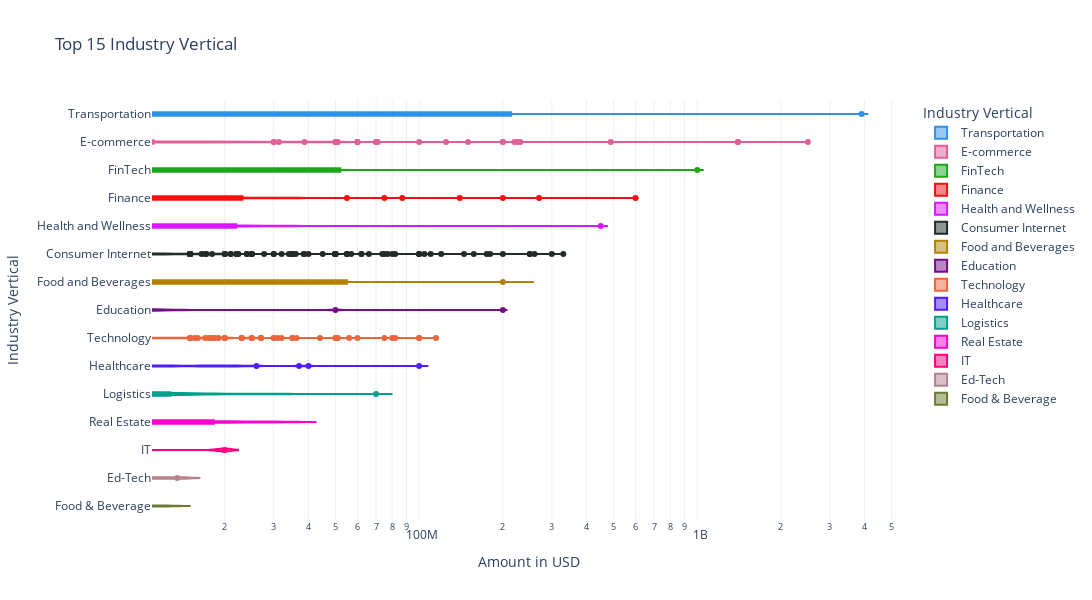

Notebook code cell kept with this figure:
### Code cell
# violin plot
fig = px.violin(df_top_industry_vertical, x="Amount in USD", y="Industry Vertical", color="Industry Vertical", hover_name="Startup Name", log_x=True, box=True,
             width=1100, height=600, title="Top 15 Industry Vertical", labels={"Amount in USD": "Amount in USD", "Industry Vertical": "Industry Vertical"}
             ,color_discrete_sequence=px.colors.qualitative.Dark24, template='plotly_white')
fig.show()

### Figure 1 — Plotly figure (JSON) as saved in the notebook; plotly's stock layout.template omitted (floating-point values rounded to 4 significant figures; data arrays with more than 128 entries replaced by an {"elided": "..."} marker saying what was removed)
{"data": [{"alignmentgroup": "True", "box": {"visible": true}, "hovertemplate": "<b>%{hovertext}</b><br><br>Industry Vertical=%{y}<br>Amount in USD=%{x}<extra></extra>", "hovertext": ["Rapido Bike Taxi", "Vogo Automotive", "Shuttl", "Patel Logistics", "Shuttl", "Vogo Automotive Pvt. Ltd.", "eBikeGo"], "legendgroup": "Transportation", "marker": {"color": "#2E91E5"}, "name": "Transportation", "offsetgroup": "Transportation", "orientation": "h", "scalegroup": "True", "showlegend": true, "type": "violin", "x": [3900000000, 283000000, 8048394, 5600000, 5000000, 3584000, 300000], "x0": " ", "xaxis": "x", "y": ["Transportation", "Transportation", "Transportation", "Transportation", "Transportation", "Transportation", "Transportation"], "y0": " ", "yaxis": "y"}, {"alignmentgroup": "True", "box": {"visible": true}, "hovertemplate": "<b>%{hovertext}</b><br><br>Industry Vertical=%{y}<br>Amount in USD=%{x}<extra></extra>", "hovertext": {"elided": "300 str values"}, "legendgroup": "E-commerce", "marker": {"color": "#E15F99"}, "name": "E-commerce", "offsetgroup": "E-commerce", "orientation": "h", "scalegroup": "True", "showlegend": true, "type": "violin", "x": {"elided": "300 int values"}, "x0": " ", "xaxis": "x", "y": {"elided": "300 str values"}, "y0": " ", "yaxis": "y"}, {"alignmentgroup": "True", "box": {"visible": true}, "hovertemplate": "<b>%{hovertext}</b><br><br>Industry Vertical=%{y}<br>Amount in USD=%{x}<extra></extra>", "hovertext": ["Paytm", "Tala", "Biz2Credit", "Aye Finance", "OkCredit", "INDwealth", "FPL Technologies", "Setu", "Cashflo", "wealthbucket"], "legendgroup": "FinTech", "marker": {"color": "#1CA71C"}, "name": "FinTech", "offsetgroup": "FinTech", "orientation": "h", "scalegroup": "True", "showlegend": true, "type": "violin", "x": [1000000000, 110000000, 52000000, 17411265, 15500000, 15000000, 4500000, 3500000, 3300000, 3000000], "x0": " ", "xaxis": "x", "y": ["FinTech", "FinTech", "FinTech", "FinTech", "FinTech", "FinTech", "FinTech", "FinTech", "FinTech", "FinTech"], "y0": " ", "yaxis": "y"}, {"alignmentgroup": "True", "box": {"visible": true}, "hovertemplate": "<b>%{hovertext}</b><br><br>Industry Vertical=%{y}<br>Amount in USD=%{x}<extra></extra>", "hovertext": ["True North", "Edelweiss", "Epiq Capital", "Alteria Capital", "Lendingkart", "BharatPe", "Varthana", "NeoGrowth Credit", "Kuvera", "InCred Finance", "MSE", "Ofbusiness", "pi Ventures", "Samunnati", "Annapurna Finance", "Capital Float", "AyeFinance", "Spandana Sphoorty", "RenewBuy", "Black Soil", "NeoGrowth", "EarlySalary", "Drip capital", "Alpha Capital", "CoinTribe", "IDG Ventures", "Avail Finance", "Aye Finance", "Aye Finance", "SaveBC", "ISFC", "InCred", "Samunnati Financial Intermediation & Services Pvt. Ltd", "Progcap", "Kinara Capital", "Veritas Finance", "Lendingkart", "AyeFinance", "OptaCredit", "AyeFinance", "Villgro", "Fisdom", "Smartcoin", "Aashiyaan", "mintifi", "GramCover", "Sqqrl", "Finzy", "MyLoanCare", "Prest Loans", "Vola", "Buddy", "Nivesh", "OpenTap", "happay", "Mihuru", "Fincash", "HealthFin", "Crowdera", "Loanzen", "1Crowd", "LenDenClub"], "legendgroup": "Finance", "marker": {"color": "#FB0D0D"}, "name": "Finance", "offsetgroup": "Finance", "orientation": "h", "scalegroup": "True", "showlegend": true, "type": "violin", "x": [600000000, 270000000, 200000000, 140000000, 87000000, 75000000, 55000000, 47000000, 45000000, 42000000, 32000000, 29000000, 25000000, 23500000, 23000000, 22000000, 21500000, 19500000, 19000000, 17000000, 16000000, 15700000, 15000000, 14800000, 10000000, 10000000, 9000000, 8000000, 6240000, 6000000, 6000000, 5900000, 5000000, 5000000, 5000000, 4700000, 4700000, 4600000, 4000000, 3800000, 3500000, 3000000, 2000000, 2000000, 2000000, 1000000, 1000000, 1000000, 978000, 570000, 500000, 500000, 450000, 450000, 250000, 150000, 150000, null, null, null, null, null], "x0": " ", "xaxis": "x", "y": ["Finance", "Finance", "Finance", "Finance", "Finance", "Finance", "Finance", "Finance", "Finance", "Finance", "Finance", "Finance", "Finance", "Finance", "Finance", "Finance", "Finance", "Finance", "Finance", "Finance", "Finance", "Finance", "Finance", "Finance", "Finance", "Finance", "Finance", "Finance", "Finance", "Finance", "Finance", "Finance", "Finance", "Finance", "Finance", "Finance", "Finance", "Finance", "Finance", "Finance", "Finance", "Finance", "Finance", "Finance", "Finance", "Finance", "Finance", "Finance", "Finance", "Finance", "Finance", "Finance", "Finance", "Finance", "Finance", "Finance", "Finance", "Finance", "Finance", "Finance", "Finance", "Finance"], "y0": " ", "yaxis": "y"}, {"alignmentgroup": "True", "box": {"visible": true}, "hovertemplate": "<b>%{hovertext}</b><br><br>Industry Vertical=%{y}<br>Amount in USD=%{x}<extra></extra>", "hovertext": ["GOQii", "Vyome Therapeutics Inc.", "Healthians", "HealthifyMe", "Misters", "Azah"], "legendgroup": "Health and Wellness", "marker": {"color": "#DA16FF"}, "name": "Health and Wellness", "offsetgroup": "Health and Wellness", "orientation": "h", "scalegroup": "True", "showlegend": true, "type": "violin", "x": [450000000, 22000000, 12000000, 6000000, 486000, 200000], "x0": " ", "xaxis": "x", "y": ["Health and Wellness", "Health and Wellness", "Health and Wellness", "Health and Wellness", "Health and Wellness", "Health and Wellness"], "y0": " ", "yaxis": "y"}, {"alignmentgroup": "True", "box": {"visible": true}, "hovertemplate": "<b>%{hovertext}</b><br><br>Industry Vertical=%{y}<br>Amount in USD=%{x}<extra></extra>", "hovertext": {"elided": "941 str values"}, "legendgroup": "Consumer Internet", "marker": {"color": "#222A2A"}, "name": "Consumer Internet", "offsetgroup": "Consumer Internet", "orientation": "h", "scalegroup": "True", "showlegend": true, "type": "violin", "x": {"elided": "941 int values"}, "x0": " ", "xaxis": "x", "y": {"elided": "941 str values"}, "y0": " ", "yaxis": "y"}, {"alignmentgroup": "True", "box": {"visible": true}, "hovertemplate": "<b>%{hovertext}</b><br><br>Industry Vertical=%{y}<br>Amount in USD=%{x}<extra></extra>", "hovertext": ["Zomato", "Swiggy", "Bira91", "HungerBox", "Bira91", "Daalchini Technologies", "holachef", "GoDesi", "Burger Singh"], "legendgroup": "Food and Beverages", "marker": {"color": "#B68100"}, "name": "Food and Beverages", "offsetgroup": "Food and Beverages", "orientation": "h", "scalegroup": "True", "showlegend": true, "type": "violin", "x": [200000000, 100000000, 10000000, 6590000, 5600000, 500000, 311200, 138995, null], "x0": " ", "xaxis": "x", "y": ["Food and Beverages", "Food and Beverages", "Food and Beverages", "Food and Beverages", "Food and Beverages", "Food and Beverages", "Food and Beverages", "Food and Beverages", "Food and Beverages"], "y0": " ", "yaxis": "y"}, {"alignmentgroup": "True", "box": {"visible": true}, "hovertemplate": "<b>%{hovertext}</b><br><br>Industry Vertical=%{y}<br>Amount in USD=%{x}<extra></extra>", "hovertext": ["Furtados School of Music", "Byjus", "EduPristine", "Rao IIT Academy", "Eruditus", "Simplilearn", "Avanti Learning", "CueMath", "MyCity4Kids", "Sunstone Eduversity Pvt. Ltd", "EduAce Services", "Imarticus Learning", "Convegenius", "Justdakhila.com", "TopRankers", "Genius Corner", "Myly", "MyChild App", "Gyaanzone", "Prepathon", "Fundamentor", "Vahan", "Magic Crate", "Career360"], "legendgroup": "Education", "marker": {"color": "#750D86"}, "name": "Education", "offsetgroup": "Education", "orientation": "h", "scalegroup": "True", "showlegend": true, "type": "violin", "x": [200000000, 50000000, 10000000, 8600000, 8200000, 6000000, 5000000, 4000000, 3000000, 1500000, 1000000, 1000000, 900000, 750000, 670000, 278000, 100000, 100000, 45000, null, null, null, null, null], "x0": " ", "xaxis": "x", "y": ["Education", "Education", "Education", "Education", "Education", "Education", "Education", "Education", "Education", "Education", "Education", "Education", "Education", "Education", "Education", "Education", "Education", "Education", "Education", "Education", "Education", "Education", "Education", "Education"], "y0": " ", "yaxis": "y"}, {"alignmentgroup": "True", "box": {"visible": true}, "hovertemplate": "<b>%{hovertext}</b><br><br>Industry Vertical=%{y}<br>Amount in USD=%{x}<extra></extra>", "hovertext": {"elided": "478 str values"}, "legendgroup": "Technology", "marker": {"color": "#EB663B"}, "name": "Technology", "offsetgroup": "Technology", "orientation": "h", "scalegroup": "True", "showlegend": true, "type": "violin", "x": {"elided": "478 int values"}, "x0": " ", "xaxis": "x", "y": {"elided": "478 str values"}, "y0": " ", "yaxis": "y"}, {"alignmentgroup": "True", "box": {"visible": true}, "hovertemplate": "<b>%{hovertext}</b><br><br>Industry Vertical=%{y}<br>Amount in USD=%{x}<extra></extra>", "hovertext": ["Shape", "Healthcare at Home", "Puro Wellness", "Portea", "Tynor Othontics", "Medwell Ventures", "Asia Institute Of Medical Science", "iGenetics", "Sigtuple", "Medikabazaar", "healthifyme", "CureFit", "MedGenome", "Axio", "OncoStem", "MyUpchar", "Healthsignz", "mfine", "MamaEarth", "Care24", "medECUBE", "Healthi", "Cult", "Wellthy", "The Healthy Billions", "Vyome Biosciences", "Doxper", "Address Health", "eKincare", "MobieFit", "PeeSafe", "PeeSafe.in", "Letsmd", "3HCare", "Cygnus Hospitals", "Karma Healthcare", "5th Vital", "PeeBuddy", "Touchkin", "NirogStreet", "Pramati", "HWell24", "MEngage", "Life Circle", "PlanMy MedicalTrip", "iNICU", "Zoctr", "Theranosis", "Pregbuddy", "mamaearth", "Visit", "MedTel", "Predible Health", "HWell24 Plus", "Curatio", "HealthIntel", "QorQI", "Niramai", "Xcode", "Tricog", "MobiDent", "HEAL Institute", "Consure Medical", "Cult Fitness", "Transcell", "LiveNutriFit", "Invictus Oncology", "Obino", "Remidio", "Saral Designs", "Gajty"], "legendgroup": "Healthcare", "marker": {"color": "#511CFB"}, "name": "Healthcare", "offsetgroup": "Healthcare", "orientation": "h", "scalegroup": "True", "showlegend": true, "type": "violin", "x": [100000000, 40000000, 37000000, 26000000, 21000000, 21000000, 21000000, 19500000, 19000000, 15800000, 12000000, 10000000, 10000000, 7400000, 6000000, 5000000, 5000000, 4200000, 4000000, 4000000, 4000000, 3100000, 3000000, 2100000, 2100000, 2000000, 1900000, 1500000, 1500000, 1350000, 1000000, 1000000, 1000000, 1000000, 750000, 500000, 500000, 443000, 400000, 300000, 200000, 200000, 175000, 150000, 150000, null, null, null, null, null, null, null, null, null, null, null, null, null, null, null, null, null, null, null, null, null, null, null, null, null, null], "x0": " ", "xaxis": "x", "y": ["Healthcare", "Healthcare", "Healthcare", "Healthcare", "Healthcare", "Healthcare", "Healthcare", "Healthcare", "Healthcare", "Healthcare", "Healthcare", "Healthcare", "Healthcare", "Healthcare", "Healthcare", "Healthcare", "Healthcare", "Healthcare", "Healthcare", "Healthcare", "Healthcare", "Healthcare", "Healthcare", "Healthcare", "Healthcare", "Healthcare", "Healthcare", "Healthcare", "Healthcare", "Healthcare", "Healthcare", "Healthcare", "Healthcare", "Healthcare", "Healthcare", "Healthcare", "Healthcare", "Healthcare", "Healthcare", "Healthcare", "Healthcare", "Healthcare", "Healthcare", "Healthcare", "Healthcare", "Healthcare", "Healthcare", "Healthcare", "Healthcare", "Healthcare", "Healthcare", "Healthcare", "Healthcare", "Healthcare", "Healthcare", "Healthcare", "Healthcare", "Healthcare", "Healthcare", "Healthcare", "Healthcare", "Healthcare", "Healthcare", "Healthcare", "Healthcare", "Healthcare", "Healthcare", "Healthcare", "Healthcare", "Healthcare", "Healthcare"], "y0": " ", "yaxis": "y"}, {"alignmentgroup": "True", "box": {"visible": true}, "hovertemplate": "<b>%{hovertext}</b><br><br>Industry Vertical=%{y}<br>Amount in USD=%{x}<extra></extra>", "hovertext": ["Blackbuck", "Ecom Express", "Delhivery", "Rivigo", "TruckingCube", "Blackbuck", "Leap India", "LetsTransport", "Origo Commodities India Pvt. Ltd", "Shadowfox", "4tigo", "Pando", "BlackBuck", "Schedulers Logistics", "The Porter", "Emiza", "TruxApp", "WoW Express", "Grab.in", "StanPlus", "Connect India", "Shipsy", "Truckola", "The Porter", "MaalGaadi", "SpeedBox", "Zebroads", "Box My Space", "VDeliver", "Loadshare", "GoComet", "Pikkol", "Pikkol", "Quickli", "Gobolt", "Derbii", "LogiNext"], "legendgroup": "Logistics", "marker": {"color": "#00A08B"}, "name": "Logistics", "offsetgroup": "Logistics", "orientation": "h", "scalegroup": "True", "showlegend": true, "type": "violin", "x": [70000000, 30000000, 30000000, 15000000, 14900000, 14680000, 13000000, 12000000, 11000000, 10000000, 10000000, 9000000, 7700000, 6000000, 5500000, 4500000, 3100000, 2200000, 2000000, 1100000, 1000000, 1000000, 595000, 500000, 375000, 300000, 75000, null, null, null, null, null, null, null, null, null, null], "x0": " ", "xaxis": "x", "y": ["Logistics", "Logistics", "Logistics", "Logistics", "Logistics", "Logistics", "Logistics", "Logistics", "Logistics", "Logistics", "Logistics", "Logistics", "Logistics", "Logistics", "Logistics", "Logistics", "Logistics", "Logistics", "Logistics", "Logistics", "Logistics", "Logistics", "Logistics", "Logistics", "Logistics", "Logistics", "Logistics", "Logistics", "Logistics", "Logistics", "Logistics", "Logistics", "Logistics", "Logistics", "Logistics", "Logistics", "Logistics"], "y0": " ", "yaxis": "y"}, {"alignmentgroup": "True", "box": {"visible": true}, "hovertemplate": "<b>%{hovertext}</b><br><br>Industry Vertical=%{y}<br>Amount in USD=%{x}<extra></extra>", "hovertext": ["Tata Housing", "Innov8", "MyGubbi", "Wired Hub", "BHIVE", "Qdesq"], "legendgroup": "Real Estate", "marker": {"color": "#FB00D1"}, "name": "Real Estate", "offsetgroup": "Real Estate", "orientation": "h", "scalegroup": "True", "showlegend": true, "type": "violin", "x": [23000000, 4000000, 2500000, null, null, null], "x0": " ", "xaxis": "x", "y": ["Real Estate", "Real Estate", "Real Estate", "Real Estate", "Real Estate", "Real Estate"], "y0": " ", "yaxis": "y"}, {"alignmentgroup": "True", "box": {"visible": true}, "hovertemplate": "<b>%{hovertext}</b><br><br>Industry Vertical=%{y}<br>Amount in USD=%{x}<extra></extra>", "hovertext": ["Capillary", "Anchanto", "Narvar", "Disprz", "Elucidata", "Credy", "Entropik", "19th mile"], "legendgroup": "IT", "marker": {"color": "#FC0080"}, "name": "IT", "offsetgroup": "IT", "orientation": "h", "scalegroup": "True", "showlegend": true, "type": "violin", "x": [20000000, 4000000, 3000000, 2500000, 1700000, 1400000, 1100000, 180000], "x0": " ", "xaxis": "x", "y": ["IT", "IT", "IT", "IT", "IT", "IT", "IT", "IT"], "y0": " ", "yaxis": "y"}, {"alignmentgroup": "True", "box": {"visible": true}, "hovertemplate": "<b>%{hovertext}</b><br><br>Industry Vertical=%{y}<br>Amount in USD=%{x}<extra></extra>", "hovertext": ["IMAX Program", "Vedantu", "Littlemore", "quizizz", "Edureka", "Avishkaar Box", "Shirsa Labs", "Nayi Disha", "kidovators", "IndigoLearn", "Toppr", "Kriger Campus", "Chrysalis", "Purple Squirrel"], "legendgroup": "Ed-Tech", "marker": {"color": "#B2828D"}, "name": "Ed-Tech", "offsetgroup": "Ed-Tech", "orientation": "h", "scalegroup": "True", "showlegend": true, "type": "violin", "x": [13500000, 10000000, 3000000, 3000000, 2000000, 772500, 500000, 300000, 180000, 150000, 100000, 46140, null, null], "x0": " ", "xaxis": "x", "y": ["Ed-Tech", "Ed-Tech", "Ed-Tech", "Ed-Tech", "Ed-Tech", "Ed-Tech", "Ed-Tech", "Ed-Tech", "Ed-Tech", "Ed-Tech", "Ed-Tech", "Ed-Tech", "Ed-Tech", "Ed-Tech"], "y0": " ", "yaxis": "y"}, {"alignmentgroup": "True", "box": {"visible": true}, "hovertemplate": "<b>%{hovertext}</b><br><br>Industry Vertical=%{y}<br>Amount in USD=%{x}<extra></extra>", "hovertext": ["Big Fish Ventures", "Faasos", "B9 Beverages", "RAW Pressery", "WayCool", "GoldFarm", "Fresh Food Concepts", "Hello Curry", "Yumlane", "Bonhomia", "MyGreens", "Dropkaffe", "FYRE", "Biryani Blues", "Chai Thela", "Chevon", "HealthSutra", "Sattviko", "Drums Food", "Bonhomia", "Tpot", "Roll Mafia", "WIMWI Foods"], "legendgroup": "Food & Beverage", "marker": {"color": "#6C7C32"}, "name": "Food & Beverage", "offsetgroup": "Food & Beverage", "orientation": "h", "scalegroup": "True", "showlegend": true, "type": "violin", "x": [11100000, 6300000, 6000000, 6000000, 2700000, 2000000, 2000000, 1500000, 1000000, 1000000, 1000000, 550000, 500000, 368000, 218000, null, null, null, null, null, null, null, null], "x0": " ", "xaxis": "x", "y": ["Food & Beverage", "Food & Beverage", "Food & Beverage", "Food & Beverage", "Food & Beverage", "Food & Beverage", "Food & Beverage", "Food & Beverage", "Food & Beverage", "Food & Beverage", "Food & Beverage", "Food & Beverage", "Food & Beverage", "Food & Beverage", "Food & Beverage", "Food & Beverage", "Food & Beverage", "Food & Beverage", "Food & Beverage", "Food & Beverage", "Food & Beverage", "Food & Beverage", "Food & Beverage"], "y0": " ", "yaxis": "y"}], "layout": {"height": 600, "legend": {"title": {"text": "Industry Vertical"}, "tracegroupgap": 0}, "title": {"text": "Top 15 Industry Vertical"}, "violinmode": "overlay", "width": 1100, "xaxis": {"anchor": "y", "domain": [0, 1], "title": {"text": "Amount in USD"}, "type": "log"}, "yaxis": {"anchor": "x", "categoryarray": ["Food & Beverage", "Ed-Tech", "IT", "Real Estate", "Logistics", "Healthcare", "Technology", "Education", "Food and Beverages", "Consumer Internet", "Health and Wellness", "Finance", "FinTech", "E-commerce", "Transportation"], "categoryorder": "array", "domain": [0, 1], "title": {"text": "Industry Vertical"}}}}
